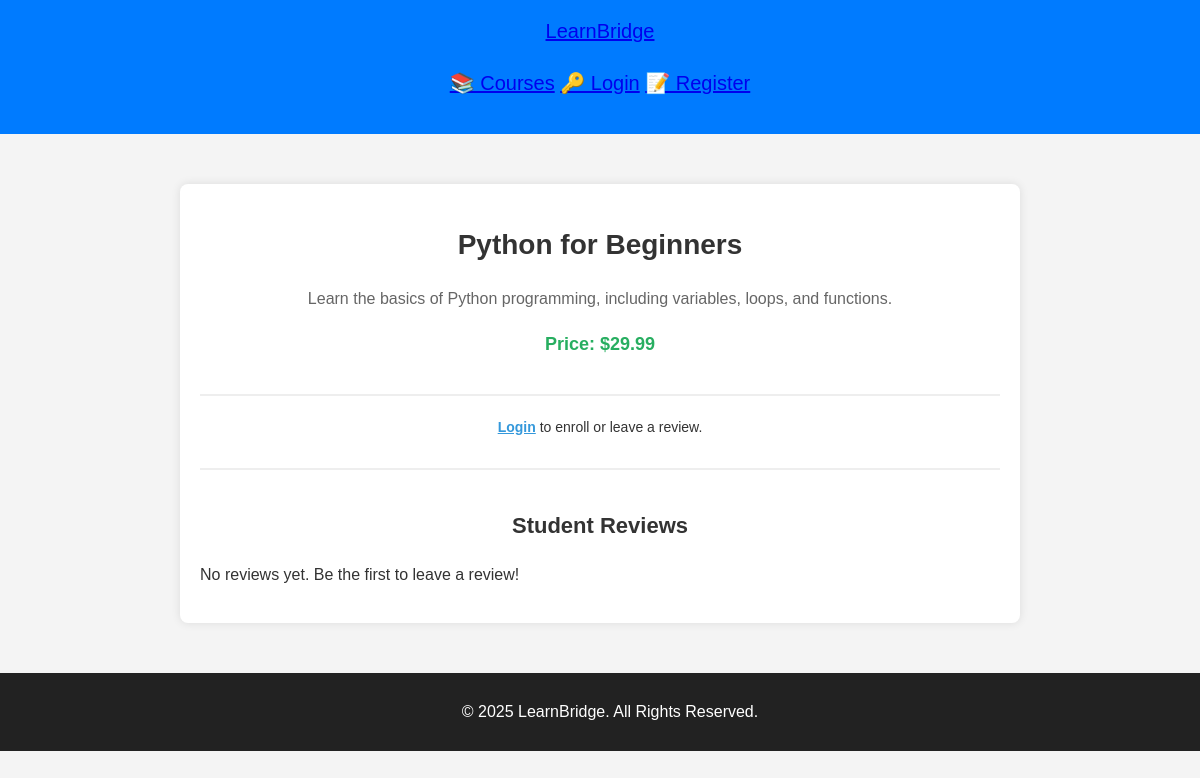
Page /courses/course/2/ on the committed database.
### courses/models.py (models this page shows, shortened)
class Course(models.Model):
    title = models.CharField(max_length=255)  # Stores the course title
    description = models.TextField()  # Detailed course description
    price = models.DecimalField(max_digits=6, decimal_places=2, null=True, blank=True)  # Course price, optional
    date_created = models.DateTimeField(auto_now_add=True)  # Auto-set timestamp when course is created

### courses/views.py (the view)
# urls.py: path('course/<int:course_id>/', views.course_detail, name='course_detail'),  # View course details
def course_detail(request, course_id):
    course = get_object_or_404(Course, pk=course_id)  # Fetch course by ID
    reviews = Review.objects.filter(course=course)  # Get all reviews for this course
    return render(request, 'courses/course_detail.html', {'course': course, 'reviews': reviews})

### courses/templates/courses/course_detail.html (shortened to what this page needs)
<!DOCTYPE html>
<html lang="en">
<head>
    {% load static %}
    <link rel="stylesheet" href="{% static 'css/style.css' %}">
</head>
<body>
    <nav class="navbar">
        <a href="{% url 'home' %}" class="logo">LearnBridge</a>
        <div class="nav-links">
            <a href="{% url 'course_list' %}">📚 Courses</a>
            {% if user.is_authenticated %}
                <a href="{% url 'dashboard' %}">👤 Dashboard</a>
                <a href="{% url 'logout' %}">🚪 Logout</a>
            {% else %}
                <a href="{% url 'login' %}">🔑 Login</a>
                <a href="{% url 'register' %}">📝 Register</a>
            {% endif %}
        </div>
    </nav>
    <div class="course-container">
        <div class="course-header">
            <h1>{{ course.title }}</h1>
            <p class="course-description">{{ course.description }}</p>
            <p class="course-price"><strong>Price:</strong> ${{ course.price }}</p>
        </div>
        {% if user.is_authenticated %}
            <div class="course-actions">
                <a href="{% url 'enroll_course' course.id %}" class="btn enroll-btn">Enroll Now</a>
                <a href="{% url 'submit_review' course.id %}" class="btn review-btn">Leave a Review</a>
            </div>
        {% else %}
            <p class="login-prompt">
                <a href="{% url 'login' %}">Login</a> to enroll or leave a review.
            </p>
        {% endif %}
        <div class="reviews-section">
            <h2>Student Reviews</h2>
            {% if reviews %}
                <ul class="reviews-list">
                    {% for review in reviews %}
                        <li class="review-item">
                            <p><strong>{{ review.user.username }}</strong> rated <strong>{{ review.rating }}/5</strong></p>
                            <p class="review-comment">"{{ review.comment }}"</p>
                        </li>
                    {% endfor %}
                </ul>
            {% else %}
                <p>No reviews yet. Be the first to leave a review!</p>
            {% endif %}
        </div>
    </div>
    <footer>
        <p>© 2025 LearnBridge. All Rights Reserved.</p>
    </footer>
</body>
</html>

### static/css/style.css (style rules this page uses)
body { font-family: Arial, sans-serif; margin: 0; padding: 0; background-color: #f4f4f4; color: #333; line-height: 1.6; }
.nav-links { text-align: center; margin: 20px 0; }
footer { background: #333; color: white; text-align: center; padding: 15px 0; position: relative; bottom: 0; width: 100%; }
.course-description { font-size: 1rem; color: #555; margin-bottom: 10px; }
.course-price { font-weight: bold; color: #008000; margin-bottom: 15px; }
.navbar { background: #007bff; padding: 15px; text-align: center; color: white; font-size: 20px; }
.course-container { max-width: 800px; margin: 50px auto; padding: 20px; background: #fff; border-radius: 8px; box-shadow: 0 0 10px rgba(0, 0, 0, 0.1); }
.course-header { text-align: center; padding-bottom: 20px; border-bottom: 2px solid #eee; }
.course-header h1 { font-size: 28px; color: #333; }
.course-description { font-size: 16px; color: #666; }
.course-price { font-size: 18px; font-weight: bold; color: #27ae60; }
.login-prompt { text-align: center; font-size: 14px; margin-top: 20px; }
.login-prompt a { color: #3498db; font-weight: bold; }
.reviews-section { margin-top: 30px; padding-top: 20px; border-top: 2px solid #eee; }
.reviews-section h2 { text-align: center; font-size: 22px; color: #333; }
footer { text-align: center; padding: 10px; background: #222; color: white; margin-top: 40px; }

### rows in the picture
Course: title "Python for Beginners", description "Learn the basics of Python programming, including variables, loops, and functions.", price "29.99"
